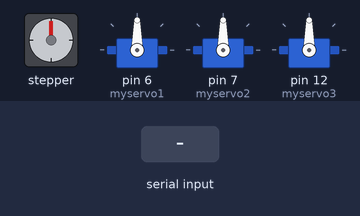
Simulated run of this sketch. Board: Arduino Nano, built with avr-gcc and run on an emulated ATmega328P. Shown: stepper motor, 3 × servo. Wiring (inferred from the names in the program): stepper motor (2048 steps per turn assumed): coils pin 8, pin 9, pin 10, pin 11. Inputs (shaded band) come from the test bench.

Above: at 1.2 s.
1.3 s: "R" received over Serial
At 2.9 s:
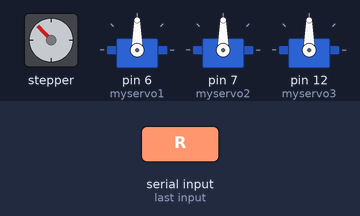
3.2 s: "7" received over Serial
At 4.4 s:
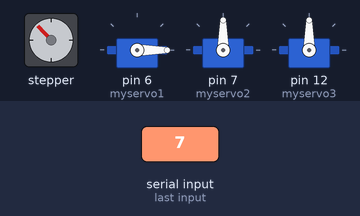
4.7 s: "L" received over Serial
At 5.4 s:
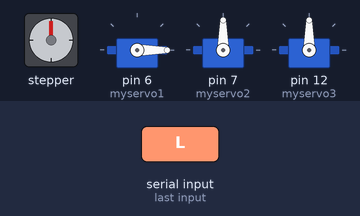
6.6 s: "4" received over Serial
At 7.0 s:
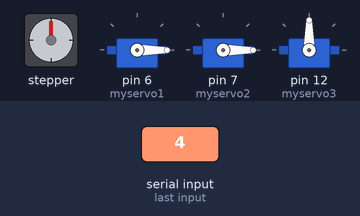
8.1 s: "6" received over Serial
At 9.3 s:
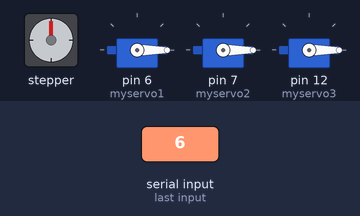
9.6 s: "R" received over Serial
At 10.4 s:
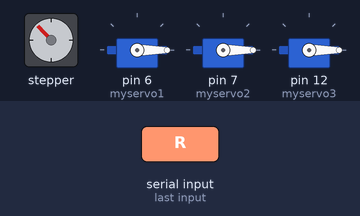
Timing chart, 0 to 12.5 s (numbered marks = the images above; inputs shaded):
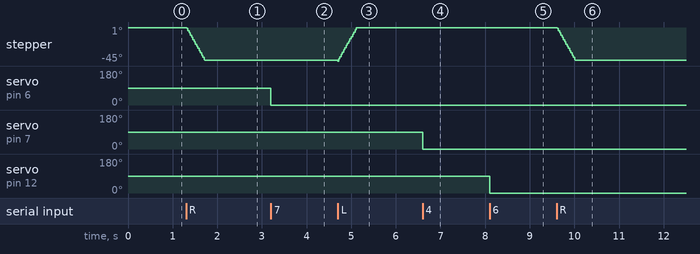

Measured:
- after the input at 1.3 s, stepper: turns 44° counter-clockwise in 0.41 s, starting at once
- after the input at 3.2 s, servo on pin 6 (myservo1): 90° → 0° at once
- after the input at 6.6 s, servo on pin 7 (myservo2): 90° → 0° at once
- after the input at 8.1 s, servo on pin 12 (myservo3): 90° → 0° at once
- after the input at 9.6 s, stepper: turns 44° counter-clockwise in 0.41 s, starting at once

The sketch:

stepper_servo.ino
```cpp
#include <Servo.h>

#define IN1 8
#define IN2 9
#define IN3 10
#define IN4 11
int Steps = 0;
boolean Direction = true; // True: Clockwise, False: Counter-Clockwise
int stepsPerCommand = 512; // Number of steps to take per command 4096 one turn

Servo myservo1;  // Create first servo object
Servo myservo2;  // Create second servo object
Servo myservo3;  // Create third servo object
int pos1 = 0;    // Variable to store the servo1 position
int pos2 = 0;    // Variable to store the servo2 position
int pos3 = 0;    // Variable to store the servo3 position

void setup() {
  Serial.begin(9600);
  pinMode(IN1, OUTPUT);
  pinMode(IN2, OUTPUT);
  pinMode(IN3, OUTPUT);
  pinMode(IN4, OUTPUT);
  myservo1.attach(6); // Attaches the first servo on pin 6
  myservo2.attach(7); // Attaches the second servo on pin 7
  myservo3.attach(12); // Attaches the third servo on pin 12
}

void loop() {
  if (Serial.available() > 0) {
    char command = Serial.read();
    if (command == 'R') {
      Direction = true;  // Set direction to clockwise
      for(int i=0; i<stepsPerCommand; i++){
        stepper(1);
        delayMicroseconds(800);
      }
    } else if (command == 'L') {
      Direction = false; // Set direction to counter-clockwise
      for(int i=0; i<stepsPerCommand; i++){
        stepper(1);
        delayMicroseconds(800);
      }
    } else if (command == '7') {
      pos1 = max(0, pos1 - 5); // Decrease servo position
      myservo1.write(pos1);
    } else if (command == '8') {
      pos1 = min(180, pos1 + 5); // Increase servo position
      myservo1.write(pos1);
    }
    else if (command == '4') {
      pos2 = max(0, pos2 - 5); // Decrease second servo position
      myservo2.write(pos2);
    } else if (command == '5') {
      pos2 = min(180, pos2 + 5); // Increase second servo position
      myservo2.write(pos2);
    } else if (command == '6') {
      pos3 = max(0, pos3 - 5); // Decrease third servo position
      myservo3.write(pos3);
    } else if (command == '9') {
      pos3 = min(180, pos3 + 5); // Increase third servo position
      myservo3.write(pos3);
    }
  }
}

void stepper(int xw) {
  for (int x = 0; x < xw; x++) {
    switch (Steps) {
      case 0:
        digitalWrite(IN1, LOW);
        digitalWrite(IN2, LOW);
        digitalWrite(IN3, LOW);
        digitalWrite(IN4, HIGH);
        break;
      case 1:
        digitalWrite(IN1, LOW);
        digitalWrite(IN2, LOW);
        digitalWrite(IN3, HIGH);
        digitalWrite(IN4, HIGH);
        break;
      case 2:
        digitalWrite(IN1, LOW);
        digitalWrite(IN2, LOW);
        digitalWrite(IN3, HIGH);
        digitalWrite(IN4, LOW);
        break;
      case 3:
        digitalWrite(IN1, LOW);
        digitalWrite(IN2, HIGH);
        digitalWrite(IN3, HIGH);
        digitalWrite(IN4, LOW);
        break;
      case 4:
        digitalWrite(IN1, LOW);
        digitalWrite(IN2, HIGH);
        digitalWrite(IN3, LOW);
        digitalWrite(IN4, LOW);
        break;
      case 5:
        digitalWrite(IN1, HIGH);
        digitalWrite(IN2, HIGH);
        digitalWrite(IN3, LOW);
        digitalWrite(IN4, LOW);
        break;
      case 6:
        digitalWrite(IN1, HIGH);
        digitalWrite(IN2, LOW);
        digitalWrite(IN3, LOW);
        digitalWrite(IN4, LOW);
        break;
      case 7:
        digitalWrite(IN1, HIGH);
        digitalWrite(IN2, LOW);
        digitalWrite(IN3, LOW);
        digitalWrite(IN4, HIGH);
        break;
      default:
        digitalWrite(IN1, LOW);
        digitalWrite(IN2, LOW);
        digitalWrite(IN3, LOW);
        digitalWrite(IN4, LOW);
        break;
    }
    SetDirection();
  }
}

void SetDirection() {
  if (Direction) { // if direction is true (clockwise)
    Steps++;
  } else { // if direction is false (counter-clockwise)
    Steps--;
  }
  if (Steps > 7) {
    Steps = 0;
  }
  if (Steps < 0) {
    Steps = 7;
  }
}
```
